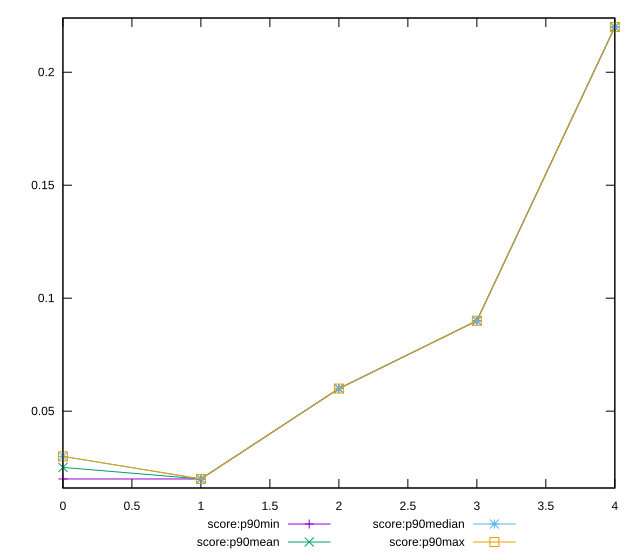

The gnuplot source for this figure:
reset

$scoreP90Min <<EOF
0 0.02
1 0.02
2 0.06
3 0.09
4 0.22
EOF

$scoreP90Mean <<EOF
0 0.025106382978723394
1 0.020000000000000014
2 0.05999999999999992
3 0.08999999999999991
4 0.21999999999999995
EOF

$scoreP90Median <<EOF
0 0.03
1 0.02
2 0.06
3 0.09
4 0.22
EOF

$scoreP90Max <<EOF
0 0.03
1 0.02
2 0.06
3 0.09
4 0.22
EOF

set key outside below
set xrange [0:4]
set yrange [0.016:0.224]
set trange [0.016:0.224]
set terminal svg size 640, 560 enhanced background rgb 'white'
set output "report_00019_2021-02-10T18-14-37.922Z//uses-long-cache-ttl/progression/score.svg"

plot $scoreP90Min title "score:p90min" with linespoints, \
     $scoreP90Mean title "score:p90mean" with linespoints, \
     $scoreP90Median title "score:p90median" with linespoints, \
     $scoreP90Max title "score:p90max" with linespoints

reset
